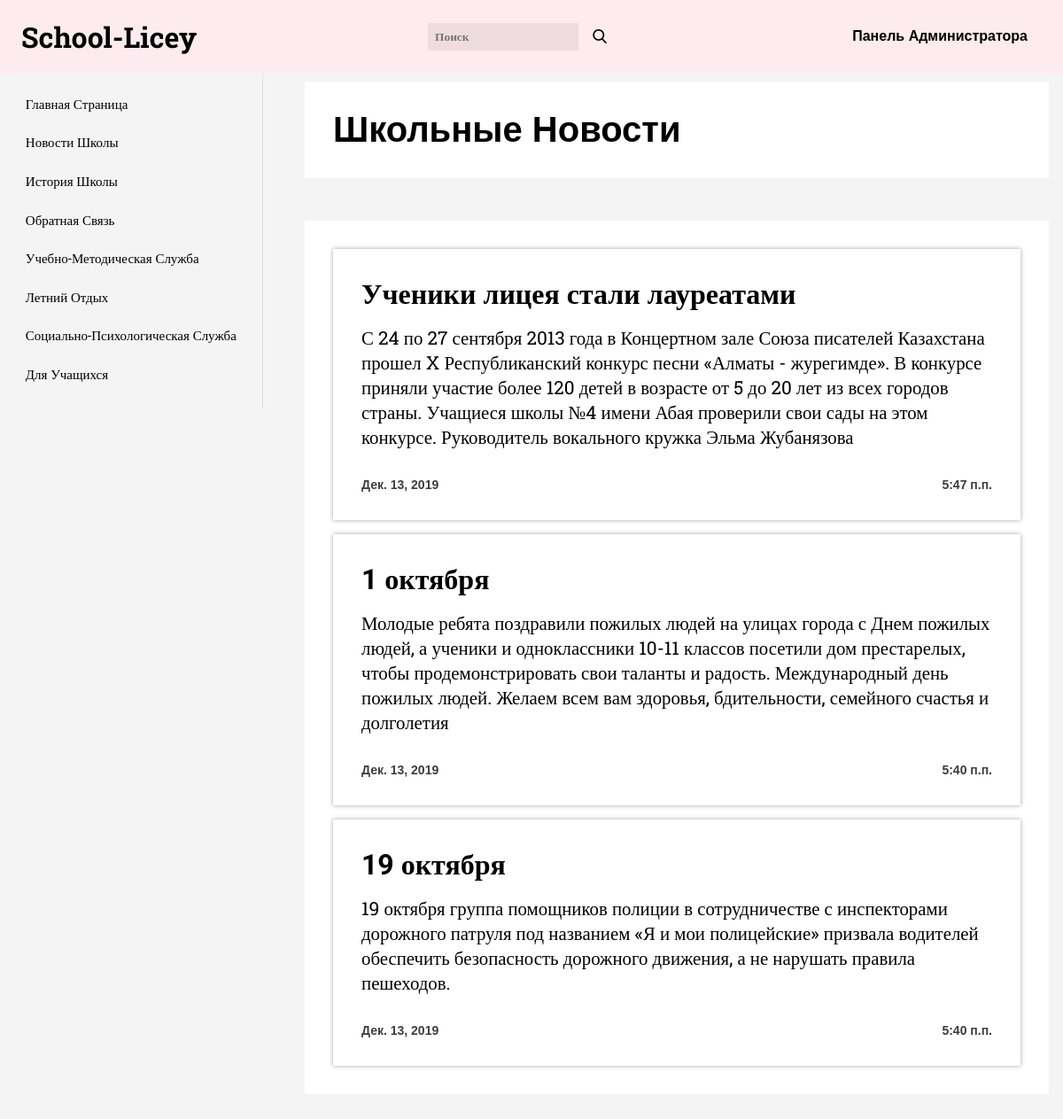
The app's page /news, older data.
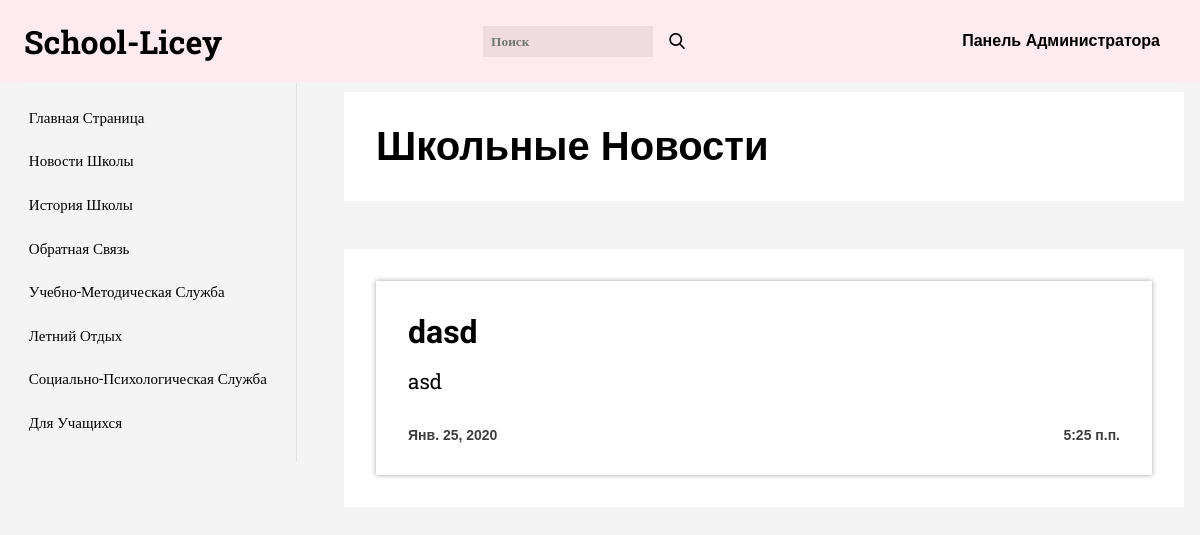
The same page, newer data.
### main_app/models.py (models this page shows, shortened)
class New(models.Model):
    title = models.CharField(max_length=100)
    text = models.TextField()
    pubdate = models.DateTimeField(auto_now_add=True)

### main_app/views.py (the view)
# urls.py: path('news', views.news),
def news(request):
    new_S = New.objects.order_by('-pubdate')
    return render(request, 'main_app/news.html', {
        "label": "Школьные Новости",
        "news": new_S
    })

### main_app/templates/main_app/news.html
{% extends 'main_app/index.html' %}
{% block content %}
<div class="news">
    {% for i in news %}
        <div class="news__item">
            <h1 class="news__title">{{ i.title }}</h1>
            <p class="news__text">{{ i.text }}</p>
            <div class="published">
                <p class="date">{{ i.pubdate.date }}</p>
                <p class="time">{{ i.pubdate.time }}</p>
            </div>
        </div>
    {% endfor %}
</div>
{% endblock %}

Row changes from the older to the newer data that the page shows:
removed New: title "Ученики лицея стали лауреатами", text "С 24 по 27 сентября 2013 года в Концертном зале Союза писателей Казахстана прошел X Республиканский конкурс песни «Алматы - журегимде». В конкурсе приняли участие более 120 детей в возрасте от 5 до 20 лет из всех городов страны. Учащиеся школы №4 имени Абая проверили свои сады на этом конкурсе. Руководитель вокального кружка Эльма Жубанязова", pubdate "Дек. 13, 2019", pubdate.time "5:47 п.п."
removed New: title "1 октября", text "Молодые ребята поздравили пожилых людей на улицах города с Днем пожилых людей, а ученики и одноклассники 10-11 классов посетили дом престарелых, чтобы продемонстрировать свои таланты и радость. Международный день пожилых людей. Желаем всем вам здоровья, бдительности, семейного счастья и долголетия", pubdate "Дек. 13, 2019", pubdate.time "5:40 п.п."
removed New: title "19 октября", text "19 октября группа помощников полиции в сотрудничестве с инспекторами дорожного патруля под названием «Я и мои полицейские» призвала водителей обеспечить безопасность дорожного движения, а не нарушать правила пешеходов.", pubdate "Дек. 13, 2019", pubdate.time "5:40 п.п."
added New: title "dasd", text "asd", pubdate "Янв. 25, 2020", pubdate.time "5:25 п.п."
